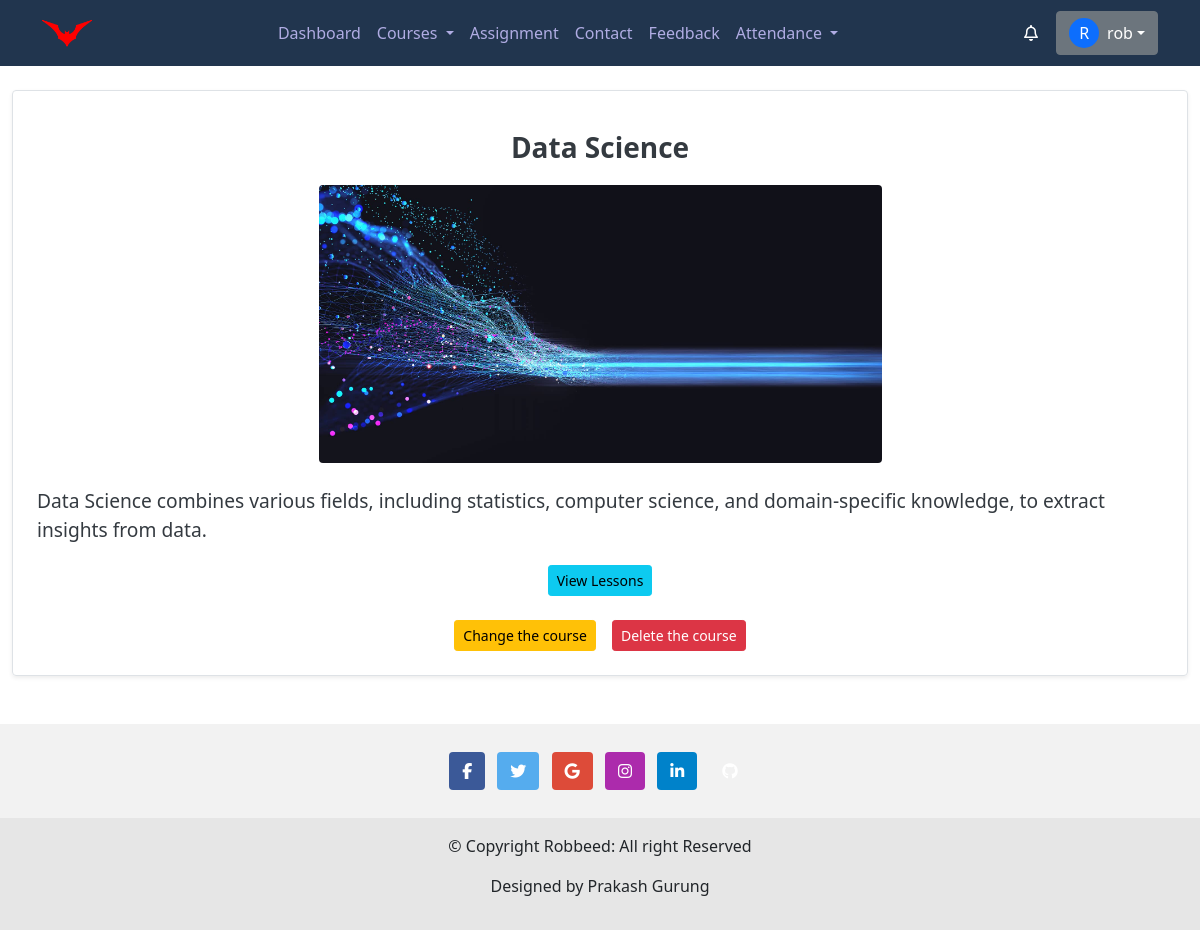
Screenshot of /mycourse/ (signed in) with the database file from the repository.
### studentapp/models.py (models this page shows, shortened)
class Course(models.Model):
    name = models.CharField(max_length=100)
    description = models.TextField()
    instructor = models.CharField(max_length=100)
    created_at = models.DateTimeField(auto_now_add=True)
    end_date = models.DateField(default=date.today)  # Default value set here
    image = models.ImageField(upload_to='course_images/', blank=True, null=True)  # New image field

### studentapp/views.py (the view)
# urls.py: path('mycourse/',mycourse, name='mycourse'),
def mycourse(request):
    if not request.user.is_authenticated:
        return render(request, 'mycourse.html', {
            'is_authenticated': False,  # Used to show "Choose a course" linking to login
            'user_has_course': False,
            'courses': [],
        })
    try:
        student = request.user.student  # Assuming `Student` model has a one-to-one relationship with `User`
    except Student.DoesNotExist:
        return render(request, 'mycourse.html', {
            'is_authenticated': True,
            'user_has_course': False,
            'courses': [],
        })
    enrollments = Enrollment.objects.filter(student=student)
    courses = [enrollment.course for enrollment in enrollments]
    return render(request, 'mycourse.html', {
        'is_authenticated': True,
        'user_has_course': bool(courses),
        'courses': courses,
    })

### studentapp/templates/mycourse.html (shortened to what this page needs)
{% extends 'base.html' %}
{% load static %}
{% block start %}
<body>
    <div class="container-fluid mt-4">
        {% if not is_authenticated %}
        <p class="text-center">You need to log in to manage your courses.</p>
        <div class="text-center mt-4">
            <a href="{% url 'login_page' %}?next={% url 'enroll' %}" class="btn btn-primary">Choose a course</a>
        </div>
        {% elif user_has_course %}
        <div class="row">
            {% for course in courses %}
            <div class="col-12 col-md-12 col-lg-12">
                <div class="course-box border p-4 mb-5 shadow-sm rounded">
                    <h3 class="course-title mt-3 text-center">{{ course.name }}</h3>
                    <div class="course_img text-center">
                        {% if course.image %}
                        <img src="{{ course.image.url }}" class="img-fluid rounded" alt="{{ course.name }}">
                        {% else %}
                        <img src="{% static 'images/default_course_image.jpg' %}" class="img-fluid rounded"
                            alt="Default Course Image">
                        {% endif %}
                    </div>
                    <p class="course-description mt-4">{{ course.description }}</p>
                    <div class="d-flex justify-content-center mt-3">
                        <button class="btn btn-info btn-sm view-lessons" data-course-id="{{ course.id }}">View
                            Lessons</button>
                    </div>
                    <div class="d-flex justify-content-center gap-3 mt-4">
                        <a href="{% url 'enroll' %}" class="btn btn-warning btn-sm">Change the course</a>
                        <button class="btn btn-danger btn-sm delete-course" data-course-id="{{ course.id }}">Delete
                            the
                            course</button>
                    </div>
                </div>
            </div>
            {% endfor %}
        </div>
        {% else %}
        <p class="text-center">You are not enrolled in any courses yet.</p>
        <div class="text-center mt-4">
            <a href="{% url 'enroll' %}" class="btn btn-success">Choose a course</a>
        </div>
        {% endif %}
    </div>
</body>
{% endblock %}

### studentapp/templates/base.html (shortened to what this page needs)
{% load static %}
<!DOCTYPE html>
<html lang="en">
<head>
    <link rel="stylesheet" href="{% static 'css/base.css' %}">
    <link href="https://cdn.jsdelivr.net/npm/bootstrap@5.0.1/dist/css/bootstrap.min.css" rel="stylesheet"
 />
</head>
<body>
    <nav class="navbar navbar-expand-lg c_nav">
        <div class="container">
            <div class="custom_logo">
                <a href="{% url 'home' %}">
                    <img src="{% static 'images/batman_logo_5.png' %}" alt="logo">
                </a>
            </div>
            <div class="collapse navbar-collapse" id="navbarSupportedContent">
                <ul class="navbar-nav me-auto mb-2 mb-lg-0 mx-auto ">
                    <li class="nav-item c_li">
                        <a class="nav-link active" aria-current="page" href="{% url 'home' %}">Dashboard</a>
                    </li>
                    <li class="nav-item dropdown c_li">
                        <a class="nav-link dropdown-toggle active" href="#" id="navbarDropdown" role="button"
                            data-bs-toggle="dropdown" aria-expanded="false">
                            Courses
                        </a>
                    </li>
                    <li class="nav-item c_li">
                        <a class="nav-link active" aria-current="page" href="{% url 'about' %}">Assignment</a>
                    </li>
                    <li class="nav-item c_li">
                        <a class="nav-link active" aria-current="page" href="{% url 'contact' %}">Contact</a>
                    </li>
                    <li class="nav-item c_li">
                        <a class="nav-link" href="#">Feedback</a>
                    </li>
                    <li class="nav-item dropdown c_li">
                        <a class="nav-link dropdown-toggle" href="#" id="navbarDropdown" role="button"
                            data-bs-toggle="dropdown" aria-expanded="false">
                            Attendance
                        </a>
                    </li>
                </ul>
                <div class="rl d-flex align-items-center">
                    {% if request.user.is_authenticated %}
                    <div class="notification">
                        <i class="fa-regular fa-bell me-2"></i>
                    </div>
                    <div class="dropdown">
                        <button class="btn btn-secondary dropdown-toggle d-flex align-items-center" type="button"
                            id="userDropdown" data-bs-toggle="dropdown" aria-expanded="false">
                            {% if request.user.profile.picture %}
                            <img src="{{ request.user.profile.picture.url }}" alt="Profile Picture"
                                class="rounded-circle me-2" style="width: 30px; height: 30px; object-fit: cover;">
                            {% else %}
                            <span
                                class="bg-primary text-white rounded-circle d-flex justify-content-center align-items-center me-2"
                                style="width: 30px; height: 30px; font-size: 1rem;">
                                {{ request.user.username|slice:":1"|upper }}
                            </span>
                            {% endif %}
                            {{ request.user.username }}
                        </button>
                    </div>
                    {% else %}
                    <a href="/login/" class="btn btn-primary" type="submit">Login</a>
                    {% endif %}
                </div>
            </div>
        </div>
    </nav>
    {% block start %}
    {% endblock %}
    <footer class="bg-body-tertiary text-center" style="background-color: rgba(0, 0, 0, 0.05);">
        <div class="container p-4 pb-0">
            <section class="mb-4">
                <a data-mdb-ripple-init class="btn text-white btn-floating m-1" style="background-color: #3b5998;"
                    href="#!" role="button"><i class="fab fa-facebook-f"></i></a>
                <a data-mdb-ripple-init class="btn text-white btn-floating m-1" style="background-color: #55acee;"
                    href="#!" role="button"><i class="fab fa-twitter"></i></a>
                <a data-mdb-ripple-init class="btn text-white btn-floating m-1" style="background-color: #dd4b39;"
                    href="#!" role="button"><i class="fab fa-google"></i></a>
                <a data-mdb-ripple-init class="btn text-white btn-floating m-1" style="background-color: #ac2bac;"
                    href="#!" role="button"><i class="fab fa-instagram"></i></a>
                <a data-mdb-ripple-init class="btn text-white btn-floating m-1" style="background-color: #0082ca;"
                    href="#!" role="button"><i class="fab fa-linkedin-in"></i></a>
                <a data-mdb-ripple-init class="btn text-white btn-floating m-1" href="#!" role="button"><i
                        class="fab fa-github"></i></a>
            </section>
        </div>
        <div class="text-center p-3" style="background-color: rgba(0, 0, 0, 0.05);">
            <div class="copyR">
                © Copyright Robbeed: All right Reserved
            </div>
            <div class="credit mt-3">
                <p>Designed by <span>Prakash Gurung</span></p>
            </div>
        </div>
    </footer>
</body>
</html>

### studentapp/static/css/base.css (style rules this page uses)
.c_nav { background-color: #21354e; }
.c_li a { color: rgb(176, 172, 227); }
.custom_logo { width: 50px; height: 50px; overflow: hidden; }
.custom_logo img { width: 100%; height: 100%; object-fit: cover; }
.rl { display: flex; justify-content: center; align-items: center; gap: 10px; }
.rl i { color: white; font-size: 1rem; cursor: pointer; }

### studentapp/templates/mycourse.html (style rules this page uses)
.course-box h3 { font-size: 1.75rem; font-weight: bold; color: #343a40; text-align: center; margin-bottom: 20px; }
.course-box p { font-size: 1.2em; font-weight: normal; color: #343a40; margin-bottom: 20px; }
.course_img { display: flex; justify-content: center; height: auto; }
.course_img img { width: 50%; height: auto; object-fit: cover; }

### rows the page displays
Course: name "Data Science", image (picture), description "Data Science combines various fields, including statistics, computer science, and domain-specific knowledge, to extract insights from data."

### other values shown
{{ request.user.username|slice:":1"|upper }} "R"
{{ request.user.username }} "rob"
